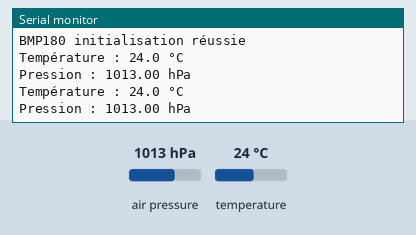
This sketch was run on a simulated Arduino Uno, built with avr-gcc and run on an emulated ATmega328P. Shown: the last lines printed to the serial monitor. The inputs (shaded band) are chosen by the test bench; at power-on: air pressure 1013 hPa, temperature 24 °C.

Above: at 1.8 s.
1.9 s: air pressure set to 952 hPa
At 2.9 s:
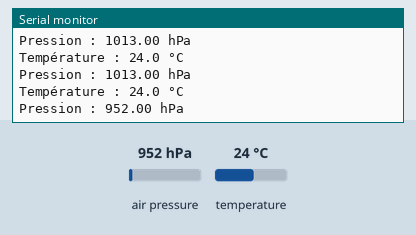
3.4 s: temperature set to 12 °C
At 4.5 s:
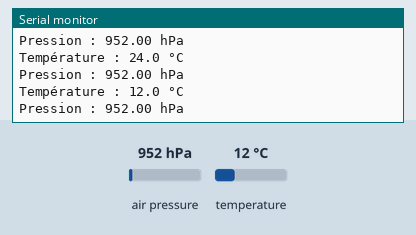
4.9 s: air pressure set to 975 hPa
At 6.0 s:
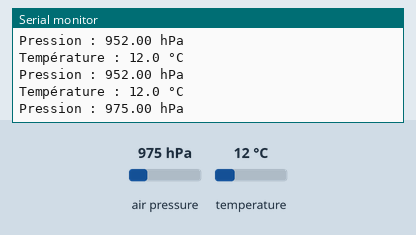
Timing chart, 0 to 7.9 s (numbered marks = the images above; inputs shaded):
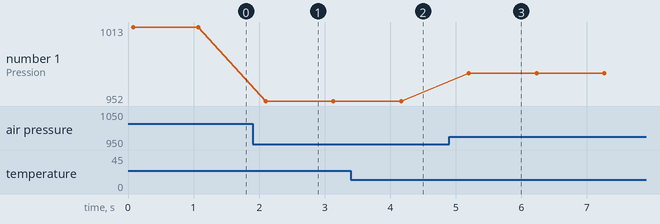

Measured:
- after the input at 1.9 s, the serial monitor: prints a new line after 0.20 s (image 1)
- after the input at 3.4 s, the serial monitor: prints a new line after 0.74 s (image 2)
- after the input at 4.9 s, the serial monitor: prints a new line after 0.30 s (image 3)
- plotted number 1: 1013 → 952 after the input at 1.9 s, 952 → 975 after the input at 4.9 s

The sketch:

temp_pression.ino
```cpp
// (licence header left out)
#include <Wire.h>
#include <SFE_BMP180.h>
#define ALTITUDE 164 //Altitude de la ville de Chaumont, Haute-Marne (52)

SFE_BMP180 pressure;

void setup() {
  Serial.begin(9600);
  Serial.println("Programme lancé");

  if (pressure.begin())
    Serial.println("BMP180 initialisation réussie");
  else //Else, stop code forever
  {
    Serial.println("BMP180 échec d'initialisation");
    while (1);
  }
}

void loop() {

  char status;
  double T, P;

  status = pressure.startTemperature();
  if (status != 0) {
    delay(status);

    status = pressure.getTemperature(T);
    if (status != 0) {
      Serial.print("Température : ");
      Serial.print(T, 1);
      Serial.println(" °C");

      status = pressure.startPressure(3);

      if (status != 0) {
        delay(status);

        status = pressure.getPressure(P, T);
        if (status != 0) {
          Serial.print("Pression : ");
          Serial.print(P);
          Serial.println(" hPa");

        }
      }
    }
  }
  delay(1000);
}
```
